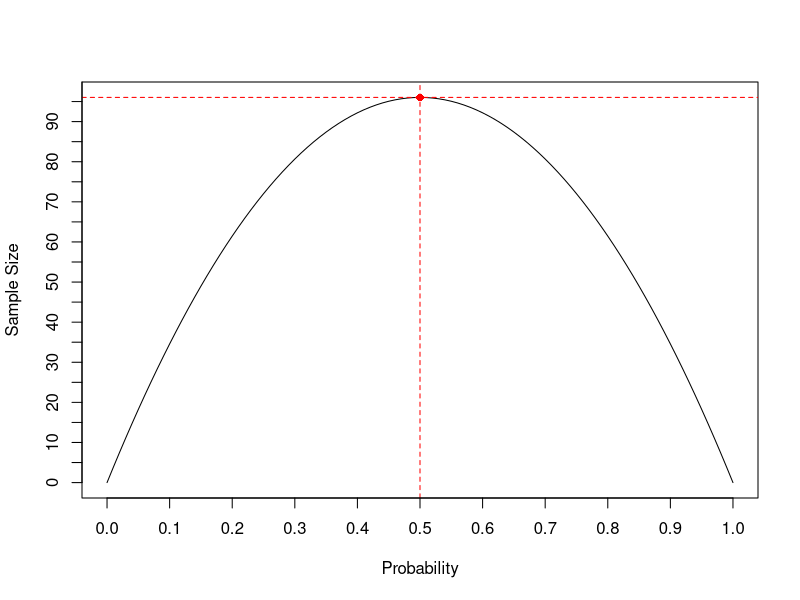

The R script that drew this image:
## ---- chunk 1
knitr::opts_chunk$set(echo       = TRUE,
                      message    = FALSE,
                      warning    = FALSE,
                      out.width  = 800,
                      out.height = 600,
                      fig.align  = "center",
                      dev        = "ragg_png")
## ---- chunk 2
p <- 0.20
alpha <- 0.05
eps <- 0.02
z <- qnorm(alpha/2, mean = 0, sd = 1, lower.tail = FALSE)

# サンプルサイズの計算式
n <- p*(1-p)*(z / eps)^2
sprintf('必要なサンプルサイズn = %.0f人', n)
## ---- chunk 3
alpha <- 0.01
eps <- 0.01
z <- qnorm(alpha/2, mean = 0, sd = 1, lower.tail = FALSE)

# サンプルサイズの計算式
n <- p*(1-p)*(z / eps)^2
sprintf('必要なサンプルサイズn = %.0f人', n)
## ---- chunk 4
alpha <- 0.05
eps <- 0.10
z <- qnorm(alpha/2, mean = 0, sd = 1, lower.tail = FALSE)
p <- seq(0,1,0.01)
len <- length(p)
n <- vector(mode = "numeric", length = len)

for (i in 1:len) {
  n[[i]] <- p[[i]]*(1-p[[i]])*(z / eps)^2
}

# nが最大となるpのインデックスを取得して、nが最大に対応するpを求める
max_idx <- which.max(n)
max_n <- n[max_idx]
max_p <- p[max_idx]

plot(p, n, type = "l", xaxt = "n", yaxt = "n", xlab = "Probability", ylab = "Sample Size")
points(x = max_p, y = max_n, pch = 16, col = "red", cex = 1)
abline(v = max_p, lty = 2, col = "red")
abline(h = max_n, lty = 2, col = "red")
axis(side = 1, at = seq(0, 1, 0.1))
axis(side = 2, at = seq(0, 110, 5))
## ---- chunk 5
alpha <- 0.05
z <- qnorm(alpha/2, mean = 0, sd = 1, lower.tail = FALSE)

p <- c(0.01, 0.05, 0.07, 0.10, 0.15, 0.20, 0.25, 0.30, 0.35, 0.40, 0.45, 0.50)
len_p <- length(p)
n <- c(50, 100, 200, 300, 400, 500, 1000, 2000, 3000, 4000, 5000)
len_n <- length(n)
eps_mat <- matrix(0, nrow = len_p, ncol = len_n)
rownames(eps_mat) <- paste0("p=", sprintf("%02s", p*100), "%-", (1-p)*100, "%")
colnames(eps_mat) <- paste0("n=",n)

for (i in 1:len_p) {
  for (j in 1:len_n) {
    eps <- z * sqrt((p[[i]] * (1-p[[i]]))/ n[[j]]) 
    eps_mat[i, j] <- round(eps * 100, 1)
  }
}

# ネットに公開されているものと少し数値がずれるのはz=2として近似しているためかもしれない
knitr::kable(eps_mat, align = "c", caption = "信頼度95%の標本誤差早見表")
## ---- chunk 6
n <- 500
p <- 60/500
p0 <- 0.10

# Zの計算式
Z <- (abs(p - p0) - (1 / (2 * n))) / sqrt((p0 * (1 - p0) / n))
sprintf('Z=%.3f', Z)
## ---- chunk 7
alpha <- 0.05
Z >= qnorm(alpha/2, mean = 0, sd = 1, lower.tail = FALSE)

## ---- chunk 8
# p値の計算
p <- sum(
  pnorm(q = Z, mean = 0, sd = 1, lower.tail = FALSE),
  pnorm(q = -1*Z,mean = 0, sd = 1, lower.tail = TRUE)
)
sprintf('p-value=%.4f', p)
## ---- chunk 9
prop.test(x = 60, n = 500, p = 0.10, alternative = "two.sided", conf.level = 0.95)
## ---- chunk 10
a <- 12; b <- 47
c <-  5; d <- 45

nm <- list(c("Group1", "Group2"), c("Yes", "No"))
mat <- matrix(c(a, b, c, d), 
              nrow = 2, byrow = TRUE,
              dimnames = nm)
mat <- addmargins(mat)
mat
## ---- chunk 11
n1 <- mat[1,3]
p1 <- mat[1,1] / n1

n2 <- mat[2,3]
p2 <- mat[2,1] / n2

n <- mat[3,3]
p <- mat[3,1] / n

Z <- (abs(p1 - p2) - 1/2*(1/n1 + 1/n2)) / sqrt(p*(1-p)*(1/n1 + 1/n2))
Z
## ---- chunk 12
# p値の計算
p <- sum(
  pnorm(q = Z, mean = 0, sd = 1, lower.tail = FALSE),
  pnorm(q = -1*Z,mean = 0, sd = 1, lower.tail = TRUE)
)
sprintf('p-value=%.4f', p)
## ---- chunk 13
prop.test(x = c(mat[1,1], mat[2,1]), n = c(n1, n2), alternative = "two.sided", conf.level = 0.99, correct = TRUE)
## ---- chunk 14
z <- qnorm(0.05/2, mean = 0, sd = 1, lower.tail = FALSE)
upr <- (p1 - p2) + 1.96 * sqrt((p1*(1-p1) / n1) + (p2*(1-p2) / n2))
lwr <- (p1 - p2) - 1.96 * sqrt((p1*(1-p1) / n1) + (p2*(1-p2) / n2))
c(sprintf('lower=%.4f', lwr), sprintf('upper=%.4f', upr))
## ---- chunk 15
prop.test(x = c(mat[1,1], mat[2,1]), n = c(n1, n2), alternative = "two.sided", conf.level = 0.95, correct = FALSE)$conf.int
## ---- chunk 16
a <- 25; b <- 7
c <-  1; d <- 21

nm <- list(c("Yes1", "No1"), c("Yes2", "No2"))
mat_ <- matrix(c(a, b, c, d), 
              nrow = 2, byrow = TRUE,
              dimnames = nm)
mat <- addmargins(mat_)
mat
## ---- chunk 17
p <- pchisq(q = 3.125, df = 1, lower.tail = FALSE)
sprintf('p-value=%.4f', p)
## ---- chunk 18
# matではなくmat_を使用する
mcnemar.test(x = mat_, correct = TRUE)
## ---- chunk 19
#a <- 25; b <- 7
#c <-  1; d <- 21
z <- qnorm(0.05/2, mean = 0, sd = 1, lower.tail = FALSE)
upr <- (b-c)/sum(mat_) + z / sum(mat_) * sqrt(b + c - ((b-c)^2/sum(mat_)))
lwr <- (b-c)/sum(mat_) - z / sum(mat_) * sqrt(b + c - ((b-c)^2/sum(mat_)))
c(sprintf('lower=%.4f', lwr), sprintf('upper=%.4f', upr))
## ---- chunk 20
o <- c(25, 5)
e <- sum(o)/length(o)
chi2 <- sum(
  ((o - e) ^ 2 / e)
  )

# 有意水準は5%
chi2 > qchisq(0.95, df = length(o)-1)
## ---- chunk 21
chisq.test(o)
## ---- chunk 22
a <- 29; b <- 80
c <- 10; d <- 94
mat_ <- matrix(c(a, b, c, d), nrow = 2, byrow = TRUE,
               dimnames = list(c("Group1","Group2"), c("Yes", "No")))
mat <- addmargins(mat_)
mat
## ---- chunk 23
chisq.test(mat)
## ---- chunk 24
library(Epi)
a <- 29; b <- 80
c <- 10; d <- 94
mat_ <- matrix(c(a, b, c, d), nrow = 2, byrow = TRUE,
               dimnames = list(c("Group1","Group2"), c("Yes", "No")))
mat <- addmargins(mat_)
mat
## ---- chunk 25
res_risk <- Epi::twoby2(mat_)
## ---- chunk 26
rr <- res_risk$measures[1,1]
z <- qnorm(0.05/2, mean = 0, sd = 1, lower.tail = FALSE)
se <- z * sqrt(1/mat[1,1] - 1/mat[1,3] + 1/mat[2,1] - 1/mat[2,3])

upr <- exp(log(rr) + se)
lwr <- exp(log(rr) + -1*se)

c(sprintf('lower=%.4f', lwr), sprintf('upper=%.4f', upr))
## ---- chunk 27
risk1 <- mat[1,1]/mat[1,3]; n1 <- mat[1,3]
risk2 <- mat[2,1]/mat[2,3]; n2 <- mat[2,3]
risk  <- mat[3,1]/mat[3,3]; n <- mat[3,3]

z <-  (abs(risk1-risk2) - 1/2*(1/n1 + 1/n2)) / sqrt(risk*(1-risk)*(1/n1 + 1/n2))
z
## ---- chunk 28
res_risk
## ---- chunk 29
res_risk
## ---- chunk 30
mat_[,1] <- mat_[,1]*5
Epi::twoby2(mat_)
